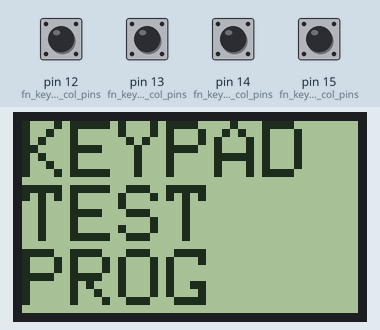
Recording of a sketch running on a simulated Arduino Mega 2560, built with avr-gcc and run on an emulated ATmega2560. Parts: 84×48 one-colour display. Wiring (inferred from the names in the program): 4×4 keypad with keys C E D F 8 9 A B 4 5 6 7 0 1 2 3: rows pin 17, pin 19, pin 21, pin 23; columns pin 8, pin 9, pin 10, pin 11. The test bench sets the inputs (shaded band); at power-on: pin 12 (fn_keypad_col_pins), pin 13 (fn_keypad_col_pins), pin 14 (fn_keypad_col_pins), pin 15 (fn_keypad_col_pins) HIGH.

Above: at 1.2 s.
1.3 s: pin 12 (fn_keypad_col_pins) pulled LOW for 0.15 s
At 2.5 s:
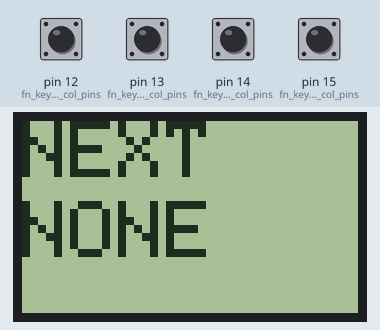
2.9 s: pin 13 (fn_keypad_col_pins) pulled LOW for 0.15 s
At 3.7 s:
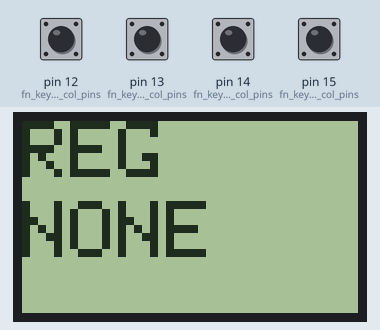
4.5 s: pin 12 (fn_keypad_col_pins) pulled LOW for 1 s
At 5.0 s:
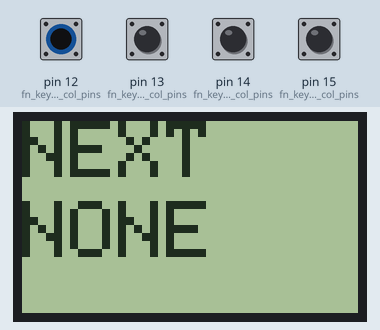
7.0 s: pin 13 (fn_keypad_col_pins) pulled LOW for 1 s
At 8.1 s:
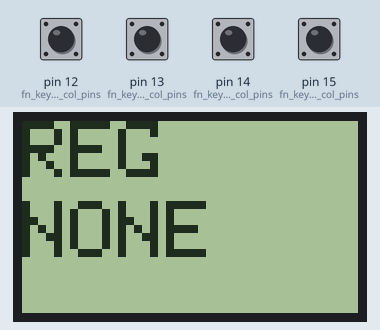
Timing chart, 0 to 10.0 s (numbered marks = the images above; inputs shaded):
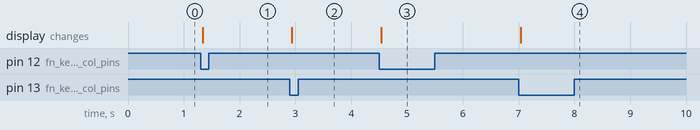

Measured:
- after the input at 1.3 s, the display: changes at once (image 1)
- after the input at 2.9 s, the display: changes at once (image 2)
- after the input at 4.5 s, the display: changes at once (image 3)
- after the input at 7.0 s, the display: changes at once (image 4)

The sketch:

microtronic-2nd-generation-keyboard-test.ino
```cpp
#include "hardware.h"

//
// Keyboard Test Program for the Microtronic 2nd Generation
// (C) 2021 Michael Wessel
//

#include <Adafruit_PCD8544.h>

//
// Nokia Display
//

Adafruit_PCD8544 display = Adafruit_PCD8544(NOKIA5, NOKIA4, NOKIA3, NOKIA2, NOKIA1);

//
// HEX 4x4 Matrix Keypad
//

#define NO_KEY 255

#define HEX_KEYPAD_ROWS 4
#define HEX_KEYPAD_COLS 4

byte hex_keys[HEX_KEYPAD_ROWS][HEX_KEYPAD_COLS] = { // plus one because 0 = no key pressed!
  {12, 13, 14, 15},
  {8, 9, 10, 11},
  {4, 5, 6, 7},
  {0, 1, 2, 3}
};

byte hex_keypad_col_pins[HEX_KEYPAD_COLS] = HEX_COL_PINS; // columns
byte hex_keypad_row_pins[HEX_KEYPAD_ROWS] = HEX_ROW_PINS; // rows


//
// Function 4x4 Matrix Keypad
//

#define CCE  1
#define PGM  2
#define RUN  3
#define HALT 4
#define BKP  5
#define STEP 6
#define NEXT 7
#define REG  8

#define LEFT   9
#define RIGHT  10
#define UP     11
#define DOWN   12
#define ENTER  13
#define CANCEL 14
#define BACK   15
#define LIGHT  16

//
//
//

#define FN_KEYPAD_ROWS 4
#define FN_KEYPAD_COLS 4

byte fn_keys[FN_KEYPAD_ROWS][FN_KEYPAD_COLS] = {
  {NEXT, REG,  LEFT,  RIGHT },
  {BKP,  STEP, UP,    DOWN },
  {RUN,  HALT, ENTER, CANCEL },
  {CCE,  PGM,  BACK,  LIGHT }
};

byte fn_keypad_col_pins[FN_KEYPAD_COLS] = FN_COL_PINS ;
byte fn_keypad_row_pins[FN_KEYPAD_ROWS] = FN_ROW_PINS ;

//
// Hex keypad
//

#define REPEAT_TIME 200
#define DEBOUNCE_TIME 20

unsigned long funKeyTime  = 0;
unsigned long funKeyTime0 = 0;
unsigned long dispFunKeyTime = 0;

unsigned long hexKeyTime  = 0;

int lastcurHexKey    = 255;
int lastcurFunKey = 255;

int curHexKey    = NO_KEY;
int curHexKeyRaw = NO_KEY;

//
// Function keypad
//

int curFunKey    = NO_KEY;
int curFunKeyRaw = NO_KEY;

int displayCurFunKey = NO_KEY; // for LCD display feedback only


//
//
//

byte hex_keypad_getKey() {

  for (int x=0;x<HEX_KEYPAD_ROWS;x++)  {
    digitalWrite(hex_keypad_row_pins[x],HIGH);
  }

  for (int x=0;x<HEX_KEYPAD_ROWS;x++)  {
    digitalWrite(hex_keypad_row_pins[x],LOW);
    for (int y=0;y<HEX_KEYPAD_COLS;y++)  {
      if ( ! digitalRead( hex_keypad_col_pins[y])  ) {
	return hex_keys[x][y];
      }
    }
    digitalWrite(fn_keypad_row_pins[x],HIGH);
  }

  return NO_KEY;

}


byte fn_keypad_getKey() {

  for (int x=0;x<FN_KEYPAD_ROWS;x++)  {
    digitalWrite(fn_keypad_row_pins[x],HIGH);
  }

  for (int x=0;x<FN_KEYPAD_ROWS;x++)  {
    digitalWrite(fn_keypad_row_pins[x],LOW);
    for (int y=0;y<FN_KEYPAD_COLS;y++)  {
      if ( ! digitalRead( fn_keypad_col_pins[y])  ) {
	return fn_keys[x][y];
      }
    }
    digitalWrite(fn_keypad_row_pins[x],HIGH);
  }

  return NO_KEY;

}


//
//
//

void readFunKeys() {

  int button = fn_keypad_getKey();

  // some button currently pressed?
  if (button != NO_KEY) {
    // button changed from NO_KEY to some key?
    if ( curFunKeyRaw == NO_KEY && ((millis() - funKeyTime0) > DEBOUNCE_TIME) ||
         curFunKeyRaw != NO_KEY && ((millis() - funKeyTime) > REPEAT_TIME)) {

      if (curFunKeyRaw == NO_KEY)
	dispFunKeyTime = millis();

      curFunKeyRaw = button;
      curFunKey = button;

      displayCurFunKey = button;
      funKeyTime = millis();


    }
  } else {
    curFunKeyRaw = NO_KEY;
    funKeyTime0 = millis();
  }
}

boolean funKeyPressed(int key) {
  // check for key and consume it when found

  if (curFunKey == key) {
    curFunKey = NO_KEY;
    return true;
  }

  return false;

}

void readHexKeys() {

  int button = hex_keypad_getKey();

  // some button currently pressed?
  if (button != NO_KEY) {
    // button changed from NO_KEY to some key?
    if ( curHexKeyRaw == NO_KEY && ((millis() - hexKeyTime) > DEBOUNCE_TIME)) {
      ;

      curHexKeyRaw = button;
      curHexKey = button;
    }
  } else {
    curHexKeyRaw = NO_KEY;
    hexKeyTime = millis();
  }

}

boolean hexKeyPressed(int key) {
  // check for key and consume it when found

  if (curHexKey == key) {
    curHexKey = NO_KEY;
    return true;
  }

  return false;

}

boolean someHexKeyPressed() {
  return (curHexKey != NO_KEY);
}

int getCurHexKey() {
  // check for key and consume it when found

  if (curHexKey != NO_KEY) {
    int x = curHexKey;
    curHexKey = NO_KEY;
    return x;
  }

  return NO_KEY;

}


//
// Setup Arduino
//

void setup() {

  //
  // init displays
  //

  digitalWrite(LIGHT_LED, true);

  display.begin();
  display.clearDisplay();
  display.setContrast(57);
  display.setCursor(0,0);
  display.setTextSize(2);
  display.println("KEYPAD");
  display.println("TEST");
  display.println("PROG");
  display.display();

  //
  // Configure keypads
  //

  for (int x = 0; x < HEX_KEYPAD_ROWS; x++) {
    pinMode(hex_keypad_row_pins[x],OUTPUT);
    digitalWrite(hex_keypad_row_pins[x],HIGH);
  }
  for (int x = 0; x < HEX_KEYPAD_COLS; x++) {
    pinMode(hex_keypad_col_pins[x],INPUT_PULLUP);
  }

  for (int x = 0; x < FN_KEYPAD_ROWS; x++) {
    pinMode(fn_keypad_row_pins[x],OUTPUT);
    digitalWrite(fn_keypad_row_pins[x],HIGH);
  }
  for (int x = 0; x < FN_KEYPAD_COLS; x++) {
    pinMode(fn_keypad_col_pins[x],INPUT_PULLUP);
  }

  //
  // Configure
  //


}


//
// main loop / emulator / shell
//

void loop() {

  readFunKeys();
  readHexKeys();

  char* keyf = "";
  switch ( curFunKey ) {
    case CCE : keyf = "CCE"; break;
    case PGM : keyf = "PGM"; break;
    case RUN : keyf = "RUN"; break;
    case HALT : keyf = "HALT"; break;
    case BKP :  keyf = "BKP"; break;
    case STEP : keyf = "STEP"; break;
    case NEXT :	keyf = "NEXT"; break;
    case REG : 	keyf = "REG"; break;
    case LEFT : keyf = "LEFT"; break;
    case RIGHT : keyf = "RIGHT"; break;
    case UP  : keyf = "UP"; break;
    case DOWN : keyf = "DOWN"; break;
    case ENTER : keyf = "ENTER"; break;
    case CANCEL : keyf = "CANCEL"; break;
    case BACK : keyf = "BACK"; break;
    case LIGHT :  keyf = "LIGHT" ; break;
    default : keyf = "NONE";
  }

  char* keyh = "";
  switch ( curHexKey ) {
    case 0 : keyh = "0"; break;
    case 1 : keyh = "1"; break;
    case 2 : keyh = "2"; break;
    case 3 : keyh = "3"; break;
    case 4 : keyh = "4"; break;
    case 5 : keyh = "5"; break;
    case 6 : keyh = "6"; break;
    case 7 : keyh = "7"; break;
    case 8 : keyh = "8"; break;
    case 9 : keyh = "9"; break;
    case 10 : keyh = "A"; break;
    case 11 : keyh = "B"; break;
    case 12 : keyh = "C"; break;
    case 13 : keyh = "D"; break;
    case 14 : keyh = "E"; break;
    case 15 : keyh = "F" ; break;
    default : keyh = "NONE";
  }

  if (( lastcurHexKey != curHexKey) ||
      ( lastcurFunKey != curFunKey)) {

    display.clearDisplay();
    display.setTextSize(2);
    display.setCursor(0, 0);
    display.print(keyf);
    display.setCursor(0, 20);
    display.print(keyh);
    display.display();

    lastcurHexKey = curHexKey;
    lastcurFunKey = curFunKey;

  }

}
```

hardware.h
```cpp
// For Microtronic 2nd Generation:

#define MICRO_SECOND_GEN_BOARD

// Uncomment this if you are using inverted outputs for the 2095
// BUSCH_INx output ports (these connect to the 2090's INPUTs)

//#define INVERTED_OUTPUTS_FOR_2095_EMU

// Uncomment if you have a realtime clock at pins 20, 21 (SDA, SCL) I2C
//

// #define RTCPRESENT

//
// Keypad Tones
//

#define TONEPIN A0
#define HEXKEYTONE 440
#define KEYTONELENGTH 50
#define FUNKEYTONE 880
#define FUNTONELENGTH 50

//
// SdCard CS Pin
//

#define SDCARD_CHIP_SELECT 53

//
// Soft Reset Button Pin
//

#define RESET  31

//
// Carry & Zero Flag LEDs
//

#define CARRY_LED     34
#define ZERO_LED      36

//
// LCD Backlight Pins
//

#define LIGHT_LED 32

//
// 1 Hz Clock Digital Output Pin
//

#ifndef MICRO_SECOND_GEN_BOARD
#define CLOCK_OUT 7
#endif

#define CLOCK_1HZ_LED 38

//
// DOT Digital Output Pins
//

#define DOT_LED_1 46
#define DOT_LED_2 44
#define DOT_LED_3 42
#define DOT_LED_4 40

#ifndef MICRO_SECOND_GEN_BOARD
#define DOT_1 16
#define DOT_2 18
#define DOT_3 20
#define DOT_4 22
#endif

//
// DIN digital input
//

#define DIN_1 30
#define DIN_2 28
#define DIN_3 26
#define DIN_4 24

//
// For Initialization of Random Generator
//

#define RANDOM_ANALOG_PIN A5

//
// Nokia Display Pins
//

#define NOKIA5 6
#define NOKIA4 5
#define NOKIA3 4
#define NOKIA2 3
#define NOKIA1 2

//
// Hexpad Pins
//

#define HEX_COL_PINS {8, 9, 10, 11}
#define HEX_ROW_PINS {17, 19, 21, 23}

//
// Function Keypad Pins
//

#define FN_COL_PINS {12, 13, 14, 15}
#define FN_ROW_PINS {17, 19, 21, 23}

//
// Busch 2095 Interface Emu
//

//
// Ports of the Busch 2090 - either connect
// to the IC Socket for the 2095 interface using
// an 14 PIN DIP IC socket, or connect to the
// external input / outputs of the 2090.
//

#ifdef MICRO_SECOND_GEN_BOARD
#define BUSCH_IN1 DOT_LED_1
#define BUSCH_IN2 DOT_LED_2
#define BUSCH_IN3 DOT_LED_3
#define BUSCH_IN4 DOT_LED_4
#endif

#ifndef MICRO_SECOND_GEN_BOARD
#define BUSCH_IN1 DOT_1
#define BUSCH_IN2 DOT_2
#define BUSCH_IN3 DOT_3
#define BUSCH_IN4 DOT_4
#endif


#define BUSCH_OUT1 DIN_1
#define BUSCH_OUT3 DIN_3


//
// Busch 2090 read / write port operations delays (ms)
//

#define READ_CLOCK_DELAY 4 // SAVE PGM2 Clock Delay
#define WRITE_CLOCK_DELAY 10 // LOAD PGM1 Clock Delay
#define READ_DELAY_NEXT_VALUE 200  // SAVE PGM2 Next Word Delay
#define WRITE_DELAY_NEXT_VALUE 180 // LOAD PGM1 Next Word Delay
```
